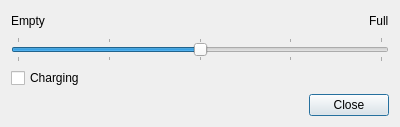
<?xml version="1.0" encoding="UTF-8"?>
<ui version="4.0">
 <class>BatteryProvider</class>
 <widget class="QDialog" name="BatteryProvider">
  <property name="geometry">
   <rect>
    <x>0</x>
    <y>0</y>
    <width>400</width>
    <height>125</height>
   </rect>
  </property>
  <property name="windowTitle">
   <string>Battery Provider</string>
  </property>
  <layout class="QGridLayout" name="gridLayout">
   <item row="0" column="0">
    <widget class="QLabel" name="label">
     <property name="text">
      <string>Empty</string>
     </property>
    </widget>
   </item>
   <item row="0" column="1">
    <spacer name="horizontalSpacer">
     <property name="orientation">
      <enum>Qt::Horizontal</enum>
     </property>
     <property name="sizeHint" stdset="0">
      <size>
       <width>322</width>
       <height>20</height>
      </size>
     </property>
    </spacer>
   </item>
   <item row="0" column="2">
    <widget class="QLabel" name="label_2">
     <property name="text">
      <string>Full</string>
     </property>
    </widget>
   </item>
   <item row="1" column="0" colspan="3">
    <widget class="QSlider" name="batteryCharge">
     <property name="maximum">
      <number>100</number>
     </property>
     <property name="singleStep">
      <number>5</number>
     </property>
     <property name="pageStep">
      <number>25</number>
     </property>
     <property name="value">
      <number>50</number>
     </property>
     <property name="orientation">
      <enum>Qt::Horizontal</enum>
     </property>
     <property name="tickPosition">
      <enum>QSlider::TicksBothSides</enum>
     </property>
     <property name="tickInterval">
      <number>25</number>
     </property>
    </widget>
   </item>
   <item row="4" column="0" colspan="3">
    <widget class="QDialogButtonBox" name="buttonBox">
     <property name="orientation">
      <enum>Qt::Horizontal</enum>
     </property>
     <property name="standardButtons">
      <set>QDialogButtonBox::Close</set>
     </property>
    </widget>
   </item>
   <item row="3" column="0" colspan="3">
    <spacer name="verticalSpacer">
     <property name="orientation">
      <enum>Qt::Vertical</enum>
     </property>
     <property name="sizeHint" stdset="0">
      <size>
       <width>20</width>
       <height>40</height>
      </size>
     </property>
    </spacer>
   </item>
   <item row="2" column="0" colspan="3">
    <widget class="QCheckBox" name="charging">
     <property name="text">
      <string>Charging</string>
     </property>
    </widget>
   </item>
  </layout>
 </widget>
 <resources/>
 <connections>
  <connection>
   <sender>buttonBox</sender>
   <signal>accepted()</signal>
   <receiver>BatteryProvider</receiver>
   <slot>accept()</slot>
   <hints>
    <hint type="sourcelabel">
     <x>252</x>
     <y>152</y>
    </hint>
    <hint type="destinationlabel">
     <x>157</x>
     <y>156</y>
    </hint>
   </hints>
  </connection>
  <connection>
   <sender>buttonBox</sender>
   <signal>rejected()</signal>
   <receiver>BatteryProvider</receiver>
   <slot>reject()</slot>
   <hints>
    <hint type="sourcelabel">
     <x>320</x>
     <y>152</y>
    </hint>
    <hint type="destinationlabel">
     <x>286</x>
     <y>156</y>
    </hint>
   </hints>
  </connection>
 </connections>
</ui>
